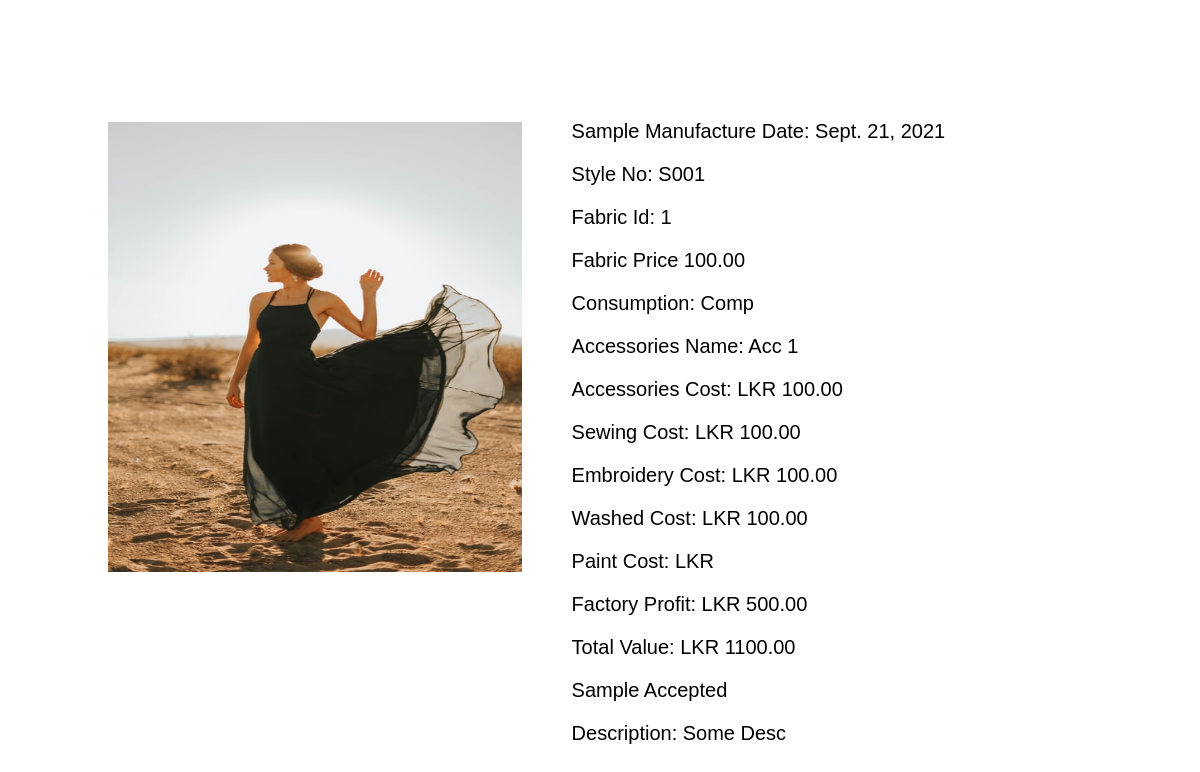
Screenshot of /sample/ladies-frock/print/1/ with the database file from the repository.
### sample/models.py (models this page shows, shortened)
class LadiesFrock(models.Model):
    img = models.ImageField(upload_to='products/ladies/ladies-frock/img/')
    sample_manufactured_date = models.DateField()
    style_no = models.CharField(max_length=1000)
    fabric = models.ForeignKey(OrderOut, on_delete=models.SET_NULL, null=True, blank=True)
    fabric_price = models.DecimalField(decimal_places=2, max_digits=100000)
    consumption = models.CharField(max_length=1000)
    acc_name = models.CharField(max_length=1000)
    accessories = models.ForeignKey(AccSentOut, on_delete=models.SET_NULL, null=True, blank=True)
    acc_cost = models.DecimalField(decimal_places=2, max_digits=100000)
    sewing_cost = models.DecimalField(decimal_places=2, max_digits=100000)
    embroidery_cost = models.DecimalField(decimal_places=2, max_digits=100000)
    washed_cost = models.DecimalField(decimal_places=2, max_digits=100000)
    paint_cost = models.DecimalField(decimal_places=2, max_digits=100000)
    factory_profit = models.DecimalField(decimal_places=2, max_digits=100000)
    total_value = models.DecimalField(decimal_places=2, max_digits=100000)
    accepted = models.BooleanField(default=True)
    description = models.CharField(max_length=1000)

### sample/views.py (the view)
# urls.py: path('ladies-frock/print/<int:id>/', ladies_frock_print_view, name="ladies_frock_print_view"),
def ladies_frock_print_view(request, id):
	template_name = 'ladies_frock_print.html'
	try:
		obj = LadiesFrock.objects.get(id=id)
	except LadiesFrock.DoesNotExist:
		raise Http404
	context = {
		'object': obj,
	}
	return render(request, template_name, context)

### sample/templates/ladies_frock_print.html (shortened to what this page needs)
<!DOCTYPE html>
<html lang="en">
{% load static %}
<head>
    <link rel="stylesheet" href="{% static 'sample/css/ladies_frock_print.css' %}">
</head>
<body>
    <div class="ladies__frock__container">
        <div class="ladies__frock__wrapper">
            <img src="{{ object.img.url }}" alt="img" class="ladies__frock__img">
            <div class="ladies__frock__details">
                <p> Sample Manufacture Date: {{ object.sample_manufactured_date }} </p>
                <p> Style No: {{ object.style_no }} </p>
                <p> Fabric Id: {{ object.fabric_id }} </p>
                <p> Fabric Price {{ object.fabric_price }} </p>
                <p> Consumption: {{ object.consumption }} </p>
                <p> Accessories Name: {{ object.acc_name }} </p>
                <p> Accessories Cost: LKR {{ object.acc_cost }} </p>
                <p> Sewing Cost: LKR {{ object.sewing_cost }} </p>
                <p> Embroidery Cost: LKR {{ object.embroidery_cost}} </p>
                <p> Washed Cost: LKR {{ object.washed_cost }} </p>
                <p> Paint Cost: LKR {{ object.pain_cost}} </p>
                <p> Factory Profit: LKR {{ object.factory_profit }} </p>
                <p> Total Value: LKR {{ object.total_value }} </p>
                <p> {% if object.accepted == True %}
                    Sample Accepted
                    {% else %}
                    Sample Rejected
                    {% endif %}
                </p>
                <p> Description: {{ object.description }} </p>
            </div>
        </div>
        </div>
</body>
</html>

### sample/static/sample/css/ladies_frock_print.css (style rules this page uses)
.ladies__frock__container { margin: 100px 0 50px 100px; display: flex; flex-direction: column; justify-content: center; }
.ladies__frock__wrapper { display: flex; float: left; }
.ladies__frock__img { margin-top: 22px; width: 40%; height: 450px; }
.ladies__frock__details { margin-left: 50px; width: 60%; }
.ladies__frock__details p { font-size: 20px; font-family: Helvetica; }

### rows the page displays
LadiesFrock: img (picture), sample_manufactured_date "Sept. 21, 2021", style_no "S001", fabric_id "1", fabric_price "100.00", consumption "Comp", acc_name "Acc 1", acc_cost "100.00", sewing_cost "100.00", embroidery_cost "100.00", washed_cost "100.00", factory_profit "500.00", total_value "1100.00", description "Some Desc"
